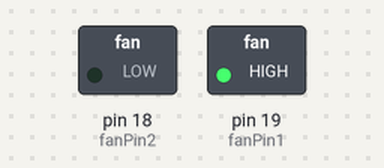
Bench run of a sketch on a simulated Arduino Uno, built with avr-gcc and run on an emulated ATmega328P. On the bench: switched loads named in the sketch (green lamp = pin HIGH).

Above: at 2.5 s.
At 7.5 s:
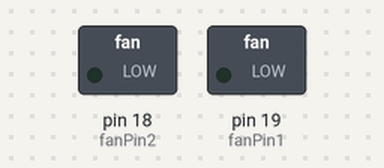
Timing chart, 0 to 13.0 s (numbered marks = the images above):
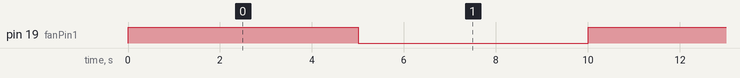

The sketch:

FAN.ino
```cpp
#include <analogWrite.h>
#define fanPin1 19
#define fanPin2 18

void setup() {
  pinMode(fanPin1, OUTPUT);
  pinMode(fanPin2, OUTPUT);
}

void loop() {
  fan_on();
  delay(5000);
  fan_off();
  delay(5000);

}
```

fan_control.ino
```cpp
void fan_on(){
  analogWrite(fanPin1,150);
  digitalWrite(fanPin2,LOW);
}

void fan_off(){
  analogWrite(fanPin1,0);
  analogWrite(fanPin2,0);
}

void counter_clockwise(){
  digitalWrite(fanPin1,LOW);
  analogWrite(fanPin2,150);
}
```

Measured:
- by itself, pin 19 (fanPin1): alternates HIGH for 5.0 s and LOW for 5.0 s
